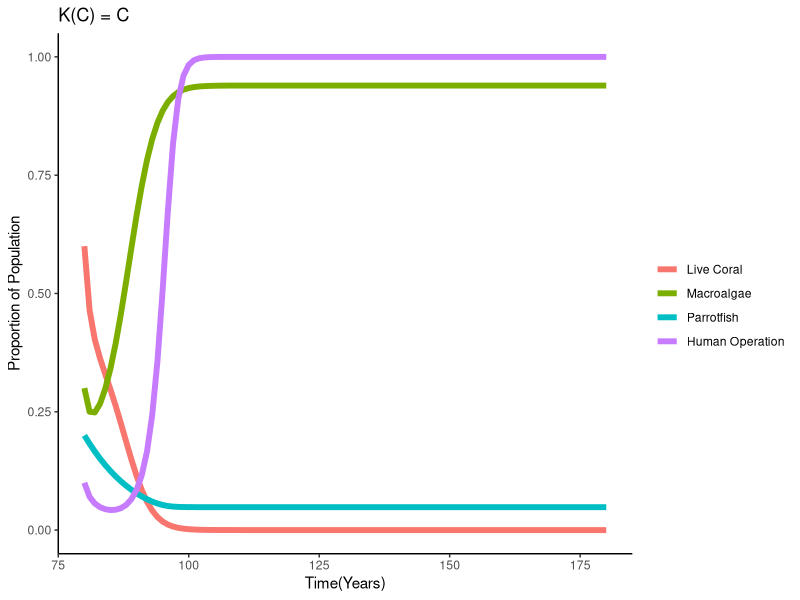
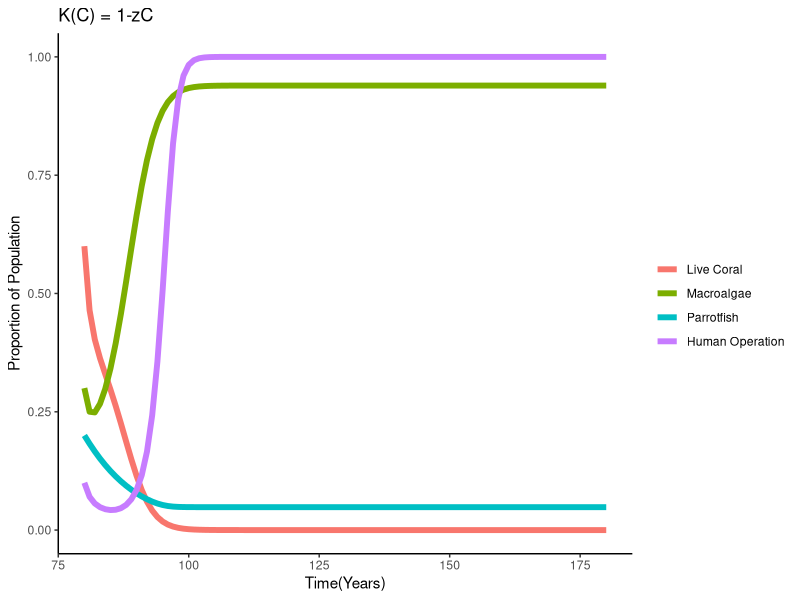
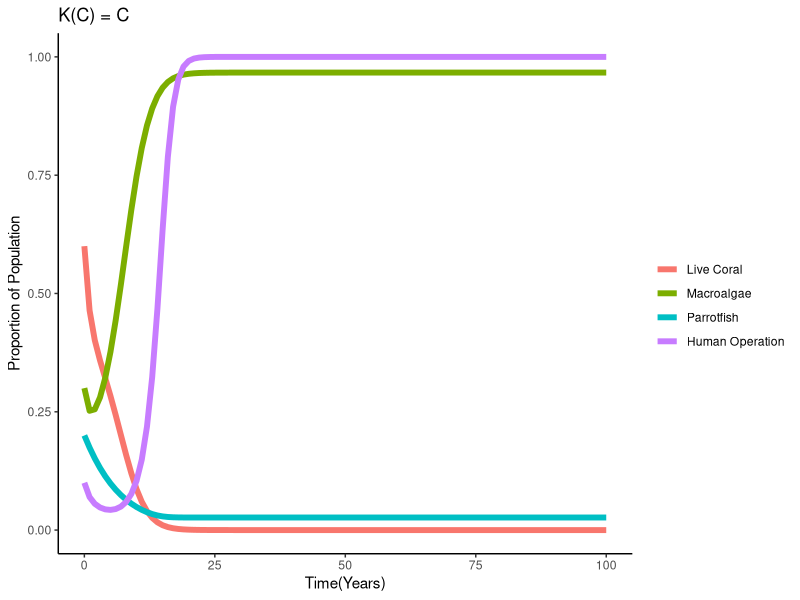
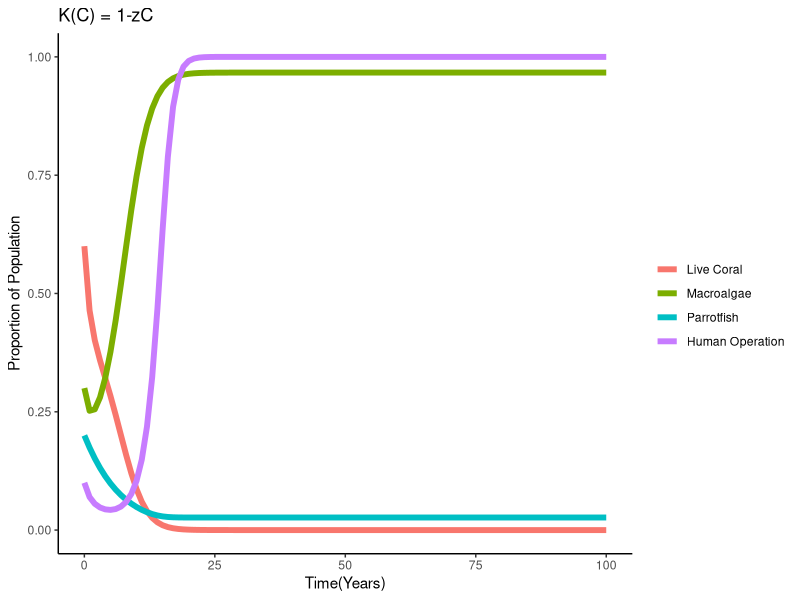
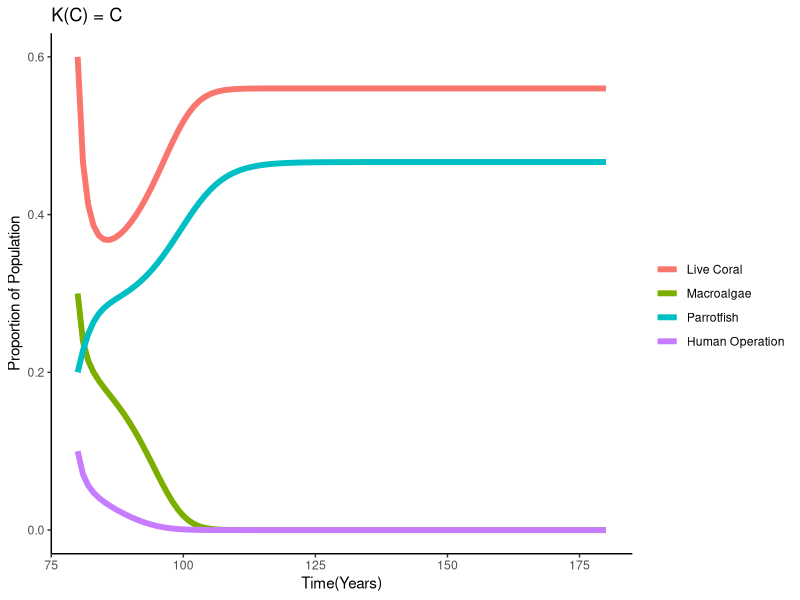
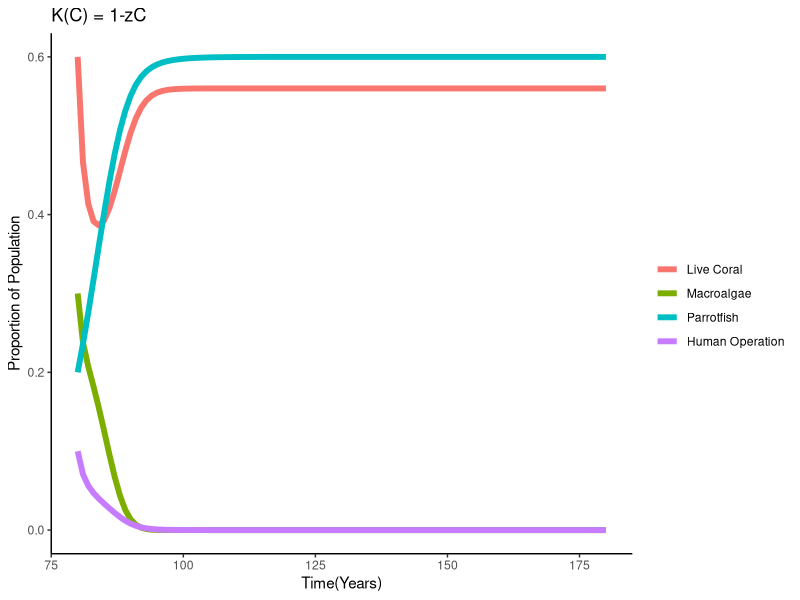
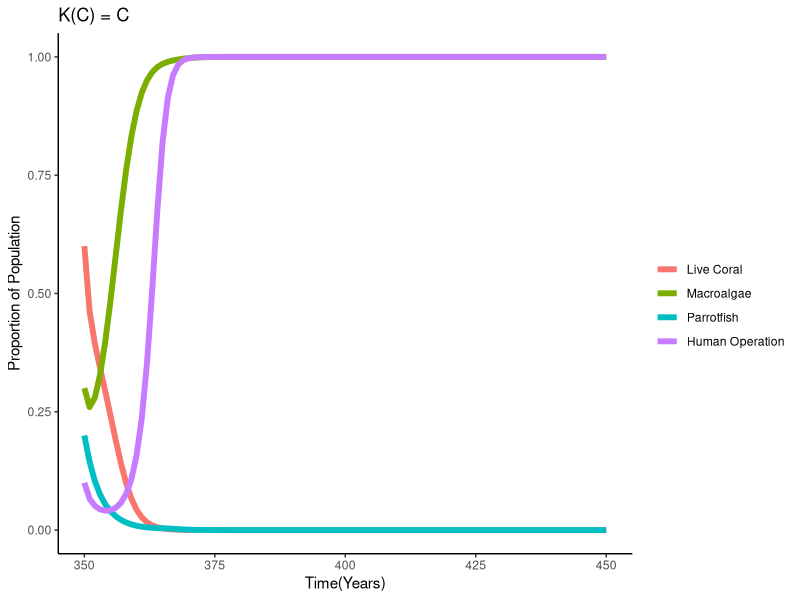
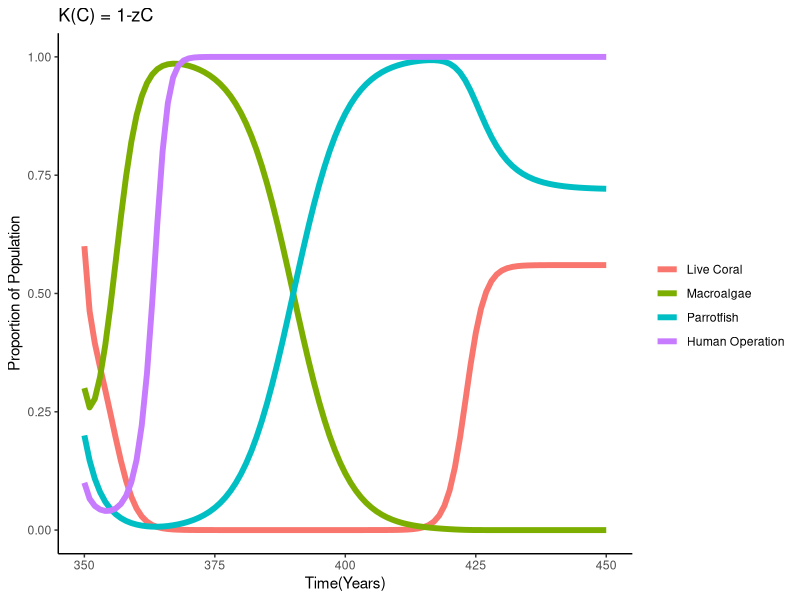

Write R code to recreate these figures, in order.
## ---- chunk 1
knitr::opts_chunk$set(echo = TRUE)

library(deSolve)
library(tidyverse)
library(ggplot2)

## ---- chunk 2
closed.coral.model1 <- function (t, y, params) {
  ## first extract the state variables
  M <- y[1]
  C <- y[2]
  P <- y[3]
  X <- y[4]
  #TT <- y[5]
  
  ## now extract the parameters
  alpha <- params["alpha"]
  gamma <- params["gamma"]
  r <- params["r"]
  d <- params["d"]
  kappa <- params["kappa"]
  sigma <- params["sigma"]
  s <- params["s"]
  j <- params["j"]
  phi <- params["phi"]
  TT <- 1 - M - C
  
  ## now code the model equations
  dMdt <- alpha*M*C - (P*M)/(M+TT) + gamma*M*TT
  dCdt <- r*TT*C - d*C - alpha*M*C
  #dTTdt <- (P*M)/(M+TT) - gamma*M*TT - r*TT*C + d*C
  dPdt <- s*P*(1-(P/C)) - sigma*P*(1-X)
  dXdt <- kappa*X*(1-X)*(-1+j*(1-C)-sigma*P*(1-X)+phi *(2*X-1))
  
  ## combine results into a single vector
  dydt <- c(dMdt,dCdt, dPdt, dXdt)
  ## return result as a list!
  
  list(dydt)
}

closed.coral.model2 <- function (t, y, params) {
  ## first extract the state variables
  M <- y[1]
  C <- y[2]
  P <- y[3]
  X <- y[4]
  #TT <- y[5]
  
  ## now extract the parameters
  alpha <- params["alpha"]
  gamma <- params["gamma"]
  r <- params["r"]
  d <- params["d"]
  kappa <- params["kappa"]
  sigma <- params["sigma"]
  s <- params["s"]
  j <- params["j"]
  phi <- params["phi"]
  z <- params["z"]
  TT <- 1 - M - C
  
  ## now code the model equations
  dMdt <- alpha*M*C - (P*M)/(M+TT) + gamma*M*TT
  dCdt <- r*TT*C - d*C - alpha*M*C
  #dTTdt <- (P*M)/(M+TT) - gamma*M*TT - r*TT*C + d*C
  dPdt <- s*P*(1-(P/(1-z*C))) - sigma*P*(1-X)
  dXdt <- kappa*X*(1-X)*(-1+j*(1-C)-sigma*P*(1-X)+phi *(2*X-1))
  
  ## combine results into a single vector
  dydt <- c(dMdt,dCdt, dPdt, dXdt)
  
  ## return result as a list!
  list(dydt)
}
## ---- chunk 3
#paper changes sigma and s
parms1 <- c(alpha = .1, gamma = .8, r = 1, d = .44, kappa = 1.014, sigma = .1, s = 0, j = 1.68, phi = .2)
parms2 <- c(alpha = .1, gamma = .8, r = 1, d = .44, kappa = 1.014, sigma = .1, s = 0, j = 1.68, phi = .2, z = .5)

times <- seq(from = 80, to = 180, by = 1)
xstart <- c(M = .3, C = .6, P = .2, X = .1) #No initial condition listed for TT

ode(
  func=closed.coral.model1,
  y=xstart,
  times=times,
  parms=parms1
) %>%
  as.data.frame() -> out1

out1 %>%
 gather(variable,value,-time) %>%
  ggplot(aes(x = time, y = value, color = variable)) +
  geom_line(size=2) +
  theme(legend.title=NULL) +
  theme_classic() +
  scale_color_discrete(name = "", labels = c("Live Coral", "Macroalgae", "Parrotfish", "Human Operation")) +
  labs(title = "K(C) = C", x='Time(Years)', y='Proportion of Population')

ode(
  func=closed.coral.model2,
  y=xstart,
  times=times,
  parms=parms2
) %>%
  as.data.frame() -> out2

out2 %>%
  gather(variable,value,-time) %>%
  ggplot(aes(x = time, y = value, color = variable)) +
  geom_line(size=2) +
  theme(legend.title=NULL) +
  theme_classic() +
  scale_color_discrete(name = "", labels = c("Live Coral", "Macroalgae", "Parrotfish", "Human Operation")) +
  labs(title = "K(C) = 1-zC", x='Time(Years)', y='Proportion of Population')

## ---- chunk 4
#paper changes sigma and s
parms1 <- c(alpha = .1, gamma = .8, r = 1, d = .44, kappa = 1.014, sigma = .15, s = 0, j = 1.68, phi = .2)
parms2 <- c(alpha = .1, gamma = .8, r = 1, d = .44, kappa = 1.014, sigma = .15, s = 0, j = 1.68, phi = .2, z = .5)

times <- seq(from = 0, to = 100, by = 1)
xstart <- c(M = .3, C = .6, P = .2, X = .1) #No initial condition listed for TT

ode(
  func=closed.coral.model1,
  y=xstart,
  times=times,
  parms=parms1
) %>%
  as.data.frame() -> out1

out1 %>%
 gather(variable,value,-time) %>%
  ggplot(aes(x = time, y = value, color = variable)) +
  geom_line(size=2) +
  theme(legend.title=NULL) +
  theme_classic() +
  scale_color_discrete(name = "", labels = c("Live Coral", "Macroalgae", "Parrotfish", "Human Operation")) +
  labs(title = "K(C) = C", x='Time(Years)', y='Proportion of Population')

ode(
  func=closed.coral.model2,
  y=xstart,
  times=times,
  parms=parms2
) %>%
  as.data.frame() -> out2

out2 %>%
  gather(variable,value,-time) %>%
  ggplot(aes(x = time, y = value, color = variable)) +
  geom_line(size=2) +
  theme(legend.title=NULL) +
  theme_classic() +
  scale_color_discrete(name = "", labels = c("Live Coral", "Macroalgae", "Parrotfish", "Human Operation")) +
  labs(title = "K(C) = 1-zC", x='Time(Years)', y='Proportion of Population')

## ---- chunk 5
#paper changes sigma and s
parms1 <- c(alpha = .1, gamma = .8, r = 1, d = .44, kappa = 1.014, sigma = .05, s = .3, j = 1.68, phi = .2)
parms2 <- c(alpha = .1, gamma = .8, r = 1, d = .44, kappa = 1.014, sigma = .05, s = .3, j = 1.68, phi = .2, z = .5)

times <- seq(from = 80, to = 180, by = 1)
xstart <- c(M = .3, C = .6, P = .2, X = .1) #No initial condition listed for TT

ode(
  func=closed.coral.model1,
  y=xstart,
  times=times,
  parms=parms1
) %>%
  as.data.frame() -> out1

out1 %>%
 gather(variable,value,-time) %>%
  ggplot(aes(x = time, y = value, color = variable)) +
  geom_line(size=2) +
  theme(legend.title=NULL) +
  theme_classic() +
  scale_color_discrete(name = "", labels = c("Live Coral", "Macroalgae", "Parrotfish", "Human Operation")) +
  labs(title = "K(C) = C", x='Time(Years)', y='Proportion of Population')

ode(
  func=closed.coral.model2,
  y=xstart,
  times=times,
  parms=parms2
) %>%
  as.data.frame() -> out2

out2 %>%
  gather(variable,value,-time) %>%
  ggplot(aes(x = time, y = value, color = variable)) +
  geom_line(size=2) +
  theme(legend.title=NULL) +
  theme_classic() +
  scale_color_discrete(name = "", labels = c("Live Coral", "Macroalgae", "Parrotfish", "Human Operation")) +
  labs(title = "K(C) = 1-zC", x='Time(Years)', y='Proportion of Population')

## ---- chunk 6
#paper changes sigma and s
parms1 <- c(alpha = .1, gamma = .8, r = 1, d = .44, kappa = 1.014, sigma = .5, s = .2, j = 1.68, phi = .2)
parms2 <- c(alpha = .1, gamma = .8, r = 1, d = .44, kappa = 1.014, sigma = .5, s = .2, j = 1.68, phi = .2, z = .5)

times <- seq(from = 350, to = 450, by = 1)
xstart <- c(M = .3, C = .6, P = .2, X = .1) #No initial condition listed for TT

ode(
  func=closed.coral.model1,
  y=xstart,
  times=times,
  parms=parms1
) %>%
  as.data.frame() -> out1

out1 %>%
 gather(variable,value,-time) %>%
  ggplot(aes(x = time, y = value, color = variable)) +
  geom_line(size=2) +
  theme(legend.title=NULL) +
  theme_classic() +
  scale_color_discrete(name = "", labels = c("Live Coral", "Macroalgae", "Parrotfish", "Human Operation")) +
  labs(title = "K(C) = C", x='Time(Years)', y='Proportion of Population')

ode(
  func=closed.coral.model2,
  y=xstart,
  times=times,
  parms=parms2
) %>%
  as.data.frame() -> out2

out2 %>%
  gather(variable,value,-time) %>%
  ggplot(aes(x = time, y = value, color = variable)) +
  geom_line(size=2) +
  theme(legend.title=NULL) +
  theme_classic() +
  scale_color_discrete(name = "", labels = c("Live Coral", "Macroalgae", "Parrotfish", "Human Operation")) +
  labs(title = "K(C) = 1-zC", x='Time(Years)', y='Proportion of Population')

## ---- chunk 7
#paper changes sigma and s
parms1 <- c(alpha = .1, gamma = .8, r = 1, d = .44, kappa = 1.014, sigma = .4, s = .4, j = 1.68, phi = .2)
parms2 <- c(alpha = .1, gamma = .8, r = 1, d = .44, kappa = 1.014, sigma = .4, s = .4, j = 1.68, phi = .2, z = .5)

times <- seq(from = 450, to = 550, by = 1)
xstart <- c(M = .3, C = .6, P = .2, X = .1) #No initial condition listed for TT

ode(
  func=closed.coral.model1,
  y=xstart,
  times=times,
  parms=parms1
) %>%
  as.data.frame() -> out1

out1 %>%
 gather(variable,value,-time) %>%
  ggplot(aes(x = time, y = value, color = variable)) +
  geom_line(size=2) +
  theme(legend.title=NULL) +
  theme_classic() +
  scale_color_discrete(name = "", labels = c("Live Coral", "Macroalgae", "Parrotfish", "Human Operation")) +
  labs(title = "K(C) = C", x='Time(Years)', y='Proportion of Population')

ode(
  func=closed.coral.model2,
  y=xstart,
  times=times,
  parms=parms2
) %>%
  as.data.frame() -> out2

out2 %>%
  gather(variable,value,-time) %>%
  ggplot(aes(x = time, y = value, color = variable)) +
  geom_line(size=2) +
  theme(legend.title=NULL) +
  theme_classic() +
  scale_color_discrete(name = "", labels = c("Live Coral", "Macroalgae", "Parrotfish", "Human Operation")) +
  labs(title = "K(C) = 1-zC", x='Time(Years)', y='Proportion of Population')

## ---- chunk 8
#paper changes sigma and s
parms1 <- c(alpha = .1, gamma = .8, r = 1, d = .44, kappa = 1.014, sigma = .5, s = .35, j = 1.68, phi = .2)
parms2 <- c(alpha = .1, gamma = .8, r = 1, d = .44, kappa = 1.014, sigma = .5, s = .35, j = 1.68, phi = .2, z = .5)

times <- seq(from = 250, to = 350, by = 1)
xstart <- c(M = .3, C = .6, P = .2, X = .1) #No initial condition listed for TT

ode(
  func=closed.coral.model1,
  y=xstart,
  times=times,
  parms=parms1
) %>%
  as.data.frame() -> out1

out1 %>%
 gather(variable,value,-time) %>%
  ggplot(aes(x = time, y = value, color = variable)) +
  geom_line(size=2) +
  theme(legend.title=NULL) +
  theme_classic() +
  scale_color_discrete(name = "", labels = c("Live Coral", "Macroalgae", "Parrotfish", "Human Operation")) +
  labs(title = "K(C) = C", x='Time(Years)', y='Proportion of Population')

ode(
  func=closed.coral.model2,
  y=xstart,
  times=times,
  parms=parms2
) %>%
  as.data.frame() -> out2

out2 %>%
  gather(variable,value,-time) %>%
  ggplot(aes(x = time, y = value, color = variable)) +
  geom_line(size=2) +
  theme(legend.title=NULL) +
  theme_classic() +
  scale_color_discrete(name = "", labels = c("Live Coral", "Macroalgae", "Parrotfish", "Human Operation")) +
  labs(title = "K(C) = 1-zC", x='Time(Years)', y='Proportion of Population')
